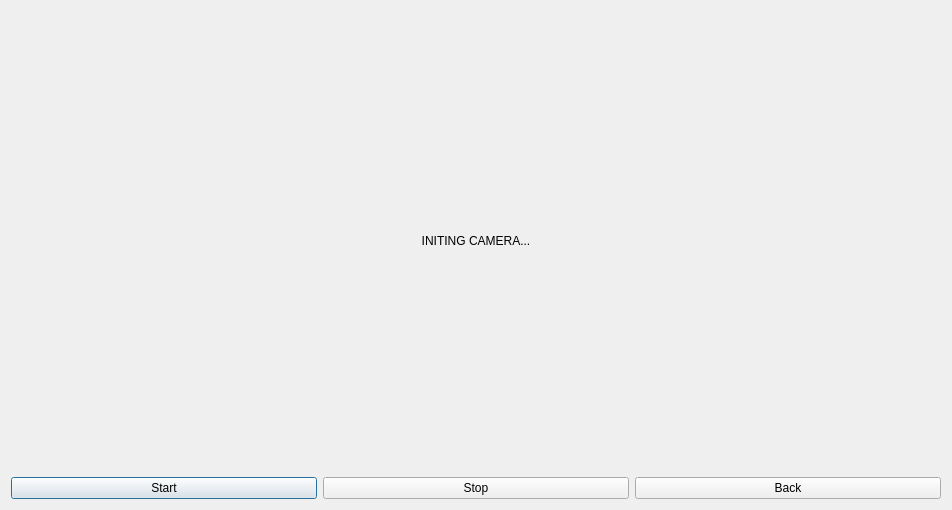
<?xml version="1.0" encoding="UTF-8"?>
<ui version="4.0">
 <class>TargetGestureLearningDialog</class>
 <widget class="QDialog" name="TargetGestureLearningDialog">
  <property name="geometry">
   <rect>
    <x>0</x>
    <y>0</y>
    <width>952</width>
    <height>510</height>
   </rect>
  </property>
  <property name="windowTitle">
   <string>Target Gesture Learning</string>
  </property>
  <layout class="QGridLayout" name="gridLayout_3">
   <item row="1" column="0">
    <widget class="QPushButton" name="startButton">
     <property name="text">
      <string>Start</string>
     </property>
    </widget>
   </item>
   <item row="1" column="1">
    <widget class="QPushButton" name="stopButton">
     <property name="text">
      <string>Stop</string>
     </property>
    </widget>
   </item>
   <item row="1" column="2">
    <widget class="QPushButton" name="backButton">
     <property name="text">
      <string>Back</string>
     </property>
    </widget>
   </item>
   <item row="0" column="0" colspan="3">
    <layout class="QGridLayout" name="gridLayout">
     <item row="1" column="0">
      <layout class="QGridLayout" name="standardGestureLayout"/>
     </item>
     <item row="1" column="1">
      <layout class="QGridLayout" name="userGestureLayout">
       <item row="0" column="0">
        <widget class="QLabel" name="label">
         <property name="text">
          <string>INITING CAMERA...</string>
         </property>
         <property name="alignment">
          <set>Qt::AlignCenter</set>
         </property>
        </widget>
       </item>
      </layout>
     </item>
    </layout>
   </item>
  </layout>
 </widget>
 <resources/>
 <connections/>
</ui>
